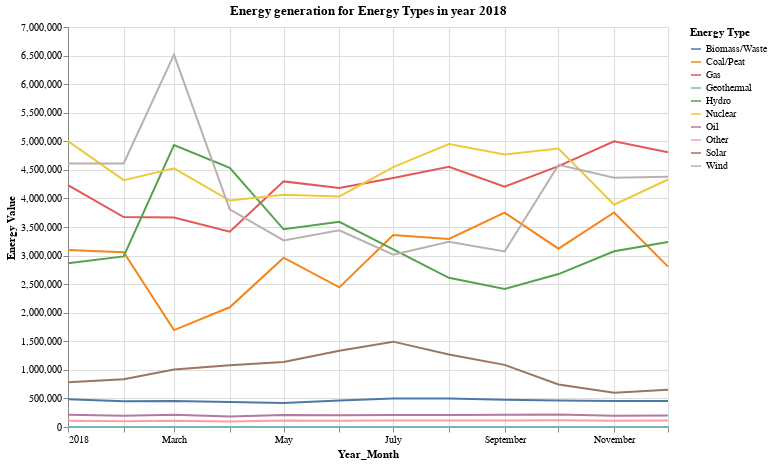

The notebook cell saved with this chart:
### Code cell
energy_lines

### Figure 1 — Vega specification as saved in the notebook (floating-point values rounded to 4 significant figures)
{"$schema": "https://vega.github.io/schema/vega/v5.json", "data": [{"name": "Select_store"}, {"name": "source_0", "values": [{"Energy Type": "Biomass/Waste", "Energy Value": 485400.0, "Year_Month": "2018-01-01T00:00:00.000"}, {"Energy Type": "Biomass/Waste", "Energy Value": 451400.0, "Year_Month": "2018-02-01T00:00:00.000"}, {"Energy Type": "Biomass/Waste", "Energy Value": 457200.0, "Year_Month": "2018-03-01T00:00:00.000"}, {"Energy Type": "Biomass/Waste", "Energy Value": 435800.0, "Year_Month": "2018-04-01T01:00:00.000"}, {"Energy Type": "Biomass/Waste", "Energy Value": 421200.0, "Year_Month": "2018-05-01T01:00:00.000"}, {"Energy Type": "Biomass/Waste", "Energy Value": 464100.0, "Year_Month": "2018-06-01T01:00:00.000"}, {"Energy Type": "Biomass/Waste", "Energy Value": 500200.0, "Year_Month": "2018-07-01T01:00:00.000"}, {"Energy Type": "Biomass/Waste", "Energy Value": 498200.0, "Year_Month": "2018-08-01T01:00:00.000"}, {"Energy Type": "Biomass/Waste", "Energy Value": 477800.0, "Year_Month": "2018-09-01T01:00:00.000"}, {"Energy Type": "Biomass/Waste", "Energy Value": 465700.0, "Year_Month": "2018-10-01T01:00:00.000"}, {"Energy Type": "Biomass/Waste", "Energy Value": 456700.0, "Year_Month": "2018-11-01T00:00:00.000"}, {"Energy Type": "Biomass/Waste", "Energy Value": 454100.0, "Year_Month": "2018-12-01T00:00:00.000"}, {"Energy Type": "Coal/Peat", "Energy Value": 3097000.0, "Year_Month": "2018-01-01T00:00:00.000"}, {"Energy Type": "Coal/Peat", "Energy Value": 3059000.0, "Year_Month": "2018-02-01T00:00:00.000"}, {"Energy Type": "Coal/Peat", "Energy Value": 1695000.0, "Year_Month": "2018-03-01T00:00:00.000"}, {"Energy Type": "Coal/Peat", "Energy Value": 2095000.0, "Year_Month": "2018-04-01T01:00:00.000"}, {"Energy Type": "Coal/Peat", "Energy Value": 2963000.0, "Year_Month": "2018-05-01T01:00:00.000"}, {"Energy Type": "Coal/Peat", "Energy Value": 2443000.0, "Year_Month": "2018-06-01T01:00:00.000"}, {"Energy Type": "Coal/Peat", "Energy Value": 3359000.0, "Year_Month": "2018-07-01T01:00:00.000"}, {"Energy Type": "Coal/Peat", "Energy Value": 3290000.0, "Year_Month": "2018-08-01T01:00:00.000"}, {"Energy Type": "Coal/Peat", "Energy Value": 3751000.0, "Year_Month": "2018-09-01T01:00:00.000"}, {"Energy Type": "Coal/Peat", "Energy Value": 3121000.0, "Year_Month": "2018-10-01T01:00:00.000"}, {"Energy Type": "Coal/Peat", "Energy Value": 3754000.0, "Year_Month": "2018-11-01T00:00:00.000"}, {"Energy Type": "Coal/Peat", "Energy Value": 2806000.0, "Year_Month": "2018-12-01T00:00:00.000"}, {"Energy Type": "Gas", "Energy Value": 4232000.0, "Year_Month": "2018-01-01T00:00:00.000"}, {"Energy Type": "Gas", "Energy Value": 3675000.0, "Year_Month": "2018-02-01T00:00:00.000"}, {"Energy Type": "Gas", "Energy Value": 3667000.0, "Year_Month": "2018-03-01T00:00:00.000"}, {"Energy Type": "Gas", "Energy Value": 3417000.0, "Year_Month": "2018-04-01T01:00:00.000"}, {"Energy Type": "Gas", "Energy Value": 4298000.0, "Year_Month": "2018-05-01T01:00:00.000"}, {"Energy Type": "Gas", "Energy Value": 4181000.0, "Year_Month": "2018-06-01T01:00:00.000"}, {"Energy Type": "Gas", "Energy Value": 4358000.0, "Year_Month": "2018-07-01T01:00:00.000"}, {"Energy Type": "Gas", "Energy Value": 4553000.0, "Year_Month": "2018-08-01T01:00:00.000"}, {"Energy Type": "Gas", "Energy Value": 4206000.0, "Year_Month": "2018-09-01T01:00:00.000"}, {"Energy Type": "Gas", "Energy Value": 4565000.0, "Year_Month": "2018-10-01T01:00:00.000"}, {"Energy Type": "Gas", "Energy Value": 5001000.0, "Year_Month": "2018-11-01T00:00:00.000"}, {"Energy Type": "Gas", "Energy Value": 4809000.0, "Year_Month": "2018-12-01T00:00:00.000"}, {"Energy Type": "Geothermal", "Energy Value": 0.0, "Year_Month": "2018-01-01T00:00:00.000"}, {"Energy Type": "Geothermal", "Energy Value": 0.0, "Year_Month": "2018-02-01T00:00:00.000"}, {"Energy Type": "Geothermal", "Energy Value": 0.0, "Year_Month": "2018-03-01T00:00:00.000"}, {"Energy Type": "Geothermal", "Energy Value": 0.0, "Year_Month": "2018-04-01T01:00:00.000"}, {"Energy Type": "Geothermal", "Energy Value": 0.0, "Year_Month": "2018-05-01T01:00:00.000"}, {"Energy Type": "Geothermal", "Energy Value": 0.0, "Year_Month": "2018-06-01T01:00:00.000"}, {"Energy Type": "Geothermal", "Energy Value": 0.0, "Year_Month": "2018-07-01T01:00:00.000"}, {"Energy Type": "Geothermal", "Energy Value": 0.0, "Year_Month": "2018-08-01T01:00:00.000"}, {"Energy Type": "Geothermal", "Energy Value": 0.0, "Year_Month": "2018-09-01T01:00:00.000"}, {"Energy Type": "Geothermal", "Energy Value": 0.0, "Year_Month": "2018-10-01T01:00:00.000"}, {"Energy Type": "Geothermal", "Energy Value": 0.0, "Year_Month": "2018-11-01T00:00:00.000"}, {"Energy Type": "Geothermal", "Energy Value": 0.0, "Year_Month": "2018-12-01T00:00:00.000"}, {"Energy Type": "Hydro", "Energy Value": 2867000.0, "Year_Month": "2018-01-01T00:00:00.000"}, {"Energy Type": "Hydro", "Energy Value": 2985000.0, "Year_Month": "2018-02-01T00:00:00.000"}, {"Energy Type": "Hydro", "Energy Value": 4934000.0, "Year_Month": "2018-03-01T00:00:00.000"}, {"Energy Type": "Hydro", "Energy Value": 4536000.0, "Year_Month": "2018-04-01T01:00:00.000"}, {"Energy Type": "Hydro", "Energy Value": 3460000.0, "Year_Month": "2018-05-01T01:00:00.000"}, {"Energy Type": "Hydro", "Energy Value": 3592000.0, "Year_Month": "2018-06-01T01:00:00.000"}, {"Energy Type": "Hydro", "Energy Value": 3108000.0, "Year_Month": "2018-07-01T01:00:00.000"}, {"Energy Type": "Hydro", "Energy Value": 2611000.0, "Year_Month": "2018-08-01T01:00:00.000"}, {"Energy Type": "Hydro", "Energy Value": 2414000.0, "Year_Month": "2018-09-01T01:00:00.000"}, {"Energy Type": "Hydro", "Energy Value": 2676000.0, "Year_Month": "2018-10-01T01:00:00.000"}, {"Energy Type": "Hydro", "Energy Value": 3076000.0, "Year_Month": "2018-11-01T00:00:00.000"}, {"Energy Type": "Hydro", "Energy Value": 3238000.0, "Year_Month": "2018-12-01T00:00:00.000"}, {"Energy Type": "Nuclear", "Energy Value": 5002000.0, "Year_Month": "2018-01-01T00:00:00.000"}, {"Energy Type": "Nuclear", "Energy Value": 4321000.0, "Year_Month": "2018-02-01T00:00:00.000"}, {"Energy Type": "Nuclear", "Energy Value": 4526000.0, "Year_Month": "2018-03-01T00:00:00.000"}, {"Energy Type": "Nuclear", "Energy Value": 3963000.0, "Year_Month": "2018-04-01T01:00:00.000"}, {"Energy Type": "Nuclear", "Energy Value": 4066000.0, "Year_Month": "2018-05-01T01:00:00.000"}, {"Energy Type": "Nuclear", "Energy Value": 4034000.0, "Year_Month": "2018-06-01T01:00:00.000"}, {"Energy Type": "Nuclear", "Energy Value": 4548000.0, "Year_Month": "2018-07-01T01:00:00.000"}, {"Energy Type": "Nuclear", "Energy Value": 4952000.0, "Year_Month": "2018-08-01T01:00:00.000"}, {"Energy Type": "Nuclear", "Energy Value": 4768000.0, "Year_Month": "2018-09-01T01:00:00.000"}, {"Energy Type": "Nuclear", "Energy Value": 4872000.0, "Year_Month": "2018-10-01T01:00:00.000"}, {"Energy Type": "Nuclear", "Energy Value": 3891000.0, "Year_Month": "2018-11-01T00:00:00.000"}, {"Energy Type": "Nuclear", "Energy Value": 4331000.0, "Year_Month": "2018-12-01T00:00:00.000"}, {"Energy Type": "Oil", "Energy Value": 212600.0, "Year_Month": "2018-01-01T00:00:00.000"}, {"Energy Type": "Oil", "Energy Value": 198800.0, "Year_Month": "2018-02-01T00:00:00.000"}, {"Energy Type": "Oil", "Energy Value": 214100.0, "Year_Month": "2018-03-01T00:00:00.000"}, {"Energy Type": "Oil", "Energy Value": 185500.0, "Year_Month": "2018-04-01T01:00:00.000"}, {"Energy Type": "Oil", "Energy Value": 208700.0, "Year_Month": "2018-05-01T01:00:00.000"}, {"Energy Type": "Oil", "Energy Value": 205300.0, "Year_Month": "2018-06-01T01:00:00.000"}, {"Energy Type": "Oil", "Energy Value": 209200.0, "Year_Month": "2018-07-01T01:00:00.000"}, {"Energy Type": "Oil", "Energy Value": 210800.0, "Year_Month": "2018-08-01T01:00:00.000"}, {"Energy Type": "Oil", "Energy Value": 213200.0, "Year_Month": "2018-09-01T01:00:00.000"}, {"Energy Type": "Oil", "Energy Value": 217000.0, "Year_Month": "2018-10-01T01:00:00.000"}, {"Energy Type": "Oil", "Energy Value": 196500.0, "Year_Month": "2018-11-01T00:00:00.000"}, {"Energy Type": "Oil", "Energy Value": 200200.0, "Year_Month": "2018-12-01T00:00:00.000"}, {"Energy Type": "Other", "Energy Value": 110500.0, "Year_Month": "2018-01-01T00:00:00.000"}, {"Energy Type": "Other", "Energy Value": 102200.0, "Year_Month": "2018-02-01T00:00:00.000"}, {"Energy Type": "Other", "Energy Value": 110500.0, "Year_Month": "2018-03-01T00:00:00.000"}, {"Energy Type": "Other", "Energy Value": 97060.0, "Year_Month": "2018-04-01T01:00:00.000"}, {"Energy Type": "Other", "Energy Value": 115600.0, "Year_Month": "2018-05-01T01:00:00.000"}, {"Energy Type": "Other", "Energy Value": 111300.0, "Year_Month": "2018-06-01T01:00:00.000"}, {"Energy Type": "Other", "Energy Value": 113400.0, "Year_Month": "2018-07-01T01:00:00.000"}, {"Energy Type": "Other", "Energy Value": 111800.0, "Year_Month": "2018-08-01T01:00:00.000"}, {"Energy Type": "Other", "Energy Value": 113500.0, "Year_Month": "2018-09-01T01:00:00.000"}, {"Energy Type": "Other", "Energy Value": 116900.0, "Year_Month": "2018-10-01T01:00:00.000"}, {"Energy Type": "Other", "Energy Value": 109100.0, "Year_Month": "2018-11-01T00:00:00.000"}, {"Energy Type": "Other", "Energy Value": 113600.0, "Year_Month": "2018-12-01T00:00:00.000"}, {"Energy Type": "Solar", "Energy Value": 782300.0, "Year_Month": "2018-01-01T00:00:00.000"}, {"Energy Type": "Solar", "Energy Value": 837400.0, "Year_Month": "2018-02-01T00:00:00.000"}, {"Energy Type": "Solar", "Energy Value": 1005000.0, "Year_Month": "2018-03-01T00:00:00.000"}, {"Energy Type": "Solar", "Energy Value": 1081000.0, "Year_Month": "2018-04-01T01:00:00.000"}, {"Energy Type": "Solar", "Energy Value": 1136000.0, "Year_Month": "2018-05-01T01:00:00.000"}, {"Energy Type": "Solar", "Energy Value": 1336000.0, "Year_Month": "2018-06-01T01:00:00.000"}, {"Energy Type": "Solar", "Energy Value": 1494000.0, "Year_Month": "2018-07-01T01:00:00.000"}, {"Energy Type": "Solar", "Energy Value": 1270000.0, "Year_Month": "2018-08-01T01:00:00.000"}, {"Energy Type": "Solar", "Energy Value": 1088000.0, "Year_Month": "2018-09-01T01:00:00.000"}, {"Energy Type": "Solar", "Energy Value": 744800.0, "Year_Month": "2018-10-01T01:00:00.000"}, {"Energy Type": "Solar", "Energy Value": 598800.0, "Year_Month": "2018-11-01T00:00:00.000"}, {"Energy Type": "Solar", "Energy Value": 651400.0, "Year_Month": "2018-12-01T00:00:00.000"}, {"Energy Type": "Wind", "Energy Value": 4611000.0, "Year_Month": "2018-01-01T00:00:00.000"}, {"Energy Type": "Wind", "Energy Value": 4613000.0, "Year_Month": "2018-02-01T00:00:00.000"}, {"Energy Type": "Wind", "Energy Value": 6517000.0, "Year_Month": "2018-03-01T00:00:00.000"}, {"Energy Type": "Wind", "Energy Value": 3808000.0, "Year_Month": "2018-04-01T01:00:00.000"}, {"Energy Type": "Wind", "Energy Value": 3266000.0, "Year_Month": "2018-05-01T01:00:00.000"}, {"Energy Type": "Wind", "Energy Value": 3441000.0, "Year_Month": "2018-06-01T01:00:00.000"}, {"Energy Type": "Wind", "Energy Value": 3017000.0, "Year_Month": "2018-07-01T01:00:00.000"}, {"Energy Type": "Wind", "Energy Value": 3243000.0, "Year_Month": "2018-08-01T01:00:00.000"}, {"Energy Type": "Wind", "Energy Value": 3072000.0, "Year_Month": "2018-09-01T01:00:00.000"}, {"Energy Type": "Wind", "Energy Value": 4587000.0, "Year_Month": "2018-10-01T01:00:00.000"}, {"Energy Type": "Wind", "Energy Value": 4361000.0, "Year_Month": "2018-11-01T00:00:00.000"}, {"Energy Type": "Wind", "Energy Value": 4380000.0, "Year_Month": "2018-12-01T00:00:00.000"}], "transform": [{"type": "formula", "expr": "toDate(datum['Year_Month'])", "as": "Year_Month"}]}, {"name": "source_0_y_domain_Energy Value", "values": [{"min": 0.0, "max": 6517000.0}]}, {"name": "source_0_color_domain_Energy Type", "values": [{"Energy Type": "Biomass/Waste"}, {"Energy Type": "Coal/Peat"}, {"Energy Type": "Gas"}, {"Energy Type": "Geothermal"}, {"Energy Type": "Hydro"}, {"Energy Type": "Nuclear"}, {"Energy Type": "Oil"}, {"Energy Type": "Other"}, {"Energy Type": "Solar"}, {"Energy Type": "Wind"}]}], "signals": [{"name": "unit", "value": {}, "on": [{"events": "mousemove", "update": "isTuple(group()) ? group() : unit"}]}, {"name": "Select_Energy_Type", "value": null, "bind": {"input": "select", "options": ["Coal/Peat", "Geothermal", "Hydro", "Nuclear", "Solar", "Biomass/Waste", "Other", "Gas", "Oil", "Wind"]}}, {"name": "Select", "update": "vlSelectionResolve(\"Select_store\", \"union\", true, true)"}, {"name": "Select_tuple", "update": "Select_Energy_Type !== null ? {fields: Select_tuple_fields, values: [Select_Energy_Type]} : null"}, {"name": "Select_tuple_fields", "value": [{"type": "E", "field": "Energy Type"}]}, {"name": "Select_modify", "on": [{"events": {"signal": "Select_tuple"}, "update": "modify(\"Select_store\", Select_tuple, true)"}]}], "marks": [{"type": "group", "name": "pathgroup", "from": {"facet": {"data": "source_0", "name": "faceted_path_main", "groupby": ["Energy Type"]}}, "encode": {"update": {"height": {"field": {"signal": null, "datum": null, "group": "height", "parent": null}}, "width": {"field": {"signal": null, "datum": null, "group": "width", "parent": null}}}}, "marks": [{"type": "line", "name": "marks", "from": {"data": "faceted_path_main"}, "sort": {"field": "datum[\"Year_Month\"]"}, "encode": {"update": {"stroke": [{"field": "Energy Type", "scale": "color", "test": "!length(data(\"Select_store\")) || vlSelectionTest(\"Select_store\", datum)"}, {"value": "lightgray"}], "description": {"signal": "\"Year_Month: \" + (timeFormat(datum[\"Year_Month\"], '%b %d, %Y')) + \"; Energy Value: \" + (format(datum[\"Energy Value\"], \"\")) + \"; Energy Type: \" + (isValid(datum[\"Energy Type\"]) ? datum[\"Energy Type\"] : \"\"+datum[\"Energy Type\"])"}, "defined": {"signal": "isValid(datum[\"Year_Month\"]) && isFinite(+datum[\"Year_Month\"]) && isValid(datum[\"Energy Value\"]) && isFinite(+datum[\"Energy Value\"])"}, "x": {"field": "Year_Month", "scale": "x"}, "y": {"field": "Energy Value", "scale": "y"}}}, "style": ["line"], "interactive": true}]}], "scales": [{"name": "x", "type": "time", "domain": {"data": "source_0", "field": "Year_Month"}, "range": [0, {"signal": "width"}]}, {"name": "y", "type": "linear", "domain": [{"signal": "(data(\"source_0_y_domain_Energy Value\")[0] || {}).min"}, {"signal": "(data(\"source_0_y_domain_Energy Value\")[0] || {}).max"}], "range": [{"signal": "height"}, 0], "zero": true, "nice": true}, {"name": "color", "type": "ordinal", "domain": {"data": "source_0_color_domain_Energy Type", "field": "Energy Type", "sort": true}, "range": "category"}], "axes": [{"scale": "x", "labels": false, "grid": true, "maxExtent": 0, "tickCount": {"signal": "ceil(width/40)"}, "gridScale": "y", "minExtent": 0, "orient": "bottom", "domain": false, "ticks": false, "zindex": 0, "aria": false}, {"scale": "y", "maxExtent": 0, "gridScale": "x", "minExtent": 0, "zindex": 0, "aria": false, "orient": "left", "labels": false, "domain": false, "ticks": false, "grid": true, "tickCount": {"signal": "ceil(height/40)"}}, {"scale": "x", "grid": false, "labelOverlap": true, "tickCount": {"signal": "ceil(width/40)"}, "title": "Year_Month", "zindex": 0, "labelFlush": true, "orient": "bottom"}, {"scale": "y", "title": "Energy Value", "zindex": 0, "labelOverlap": true, "orient": "left", "grid": false, "tickCount": {"signal": "ceil(height/40)"}}], "title": {"text": "Energy generation for Energy Types in year 2018", "frame": "group"}, "padding": 5, "background": "white", "style": "cell", "height": 400, "legends": [{"stroke": "color", "symbolType": "stroke", "title": "Energy Type"}], "width": 600}
